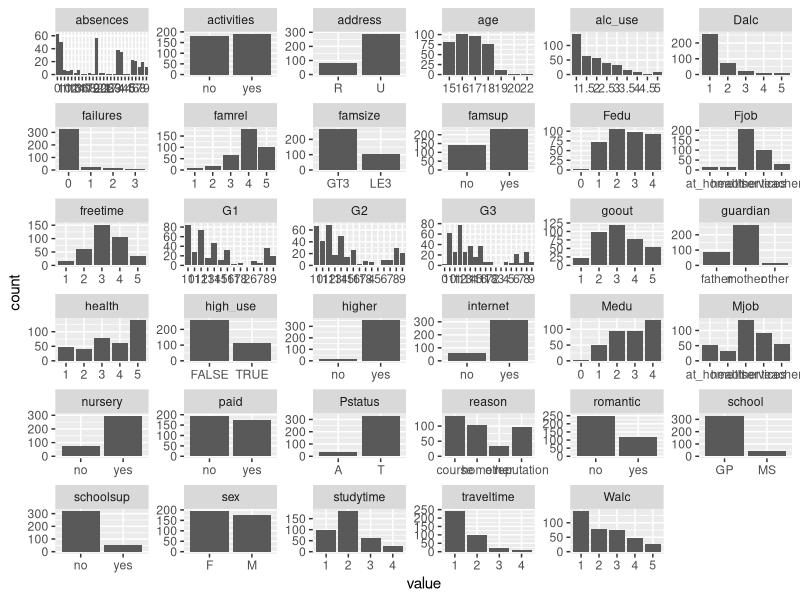
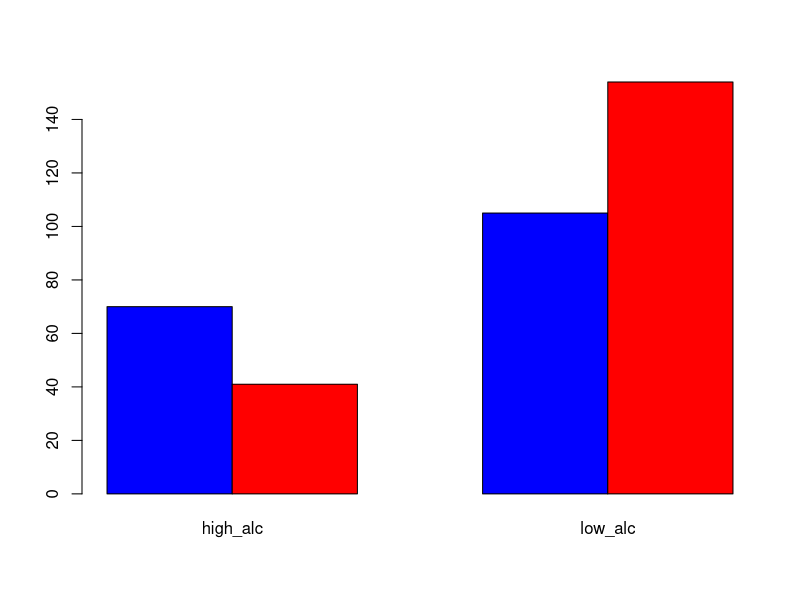
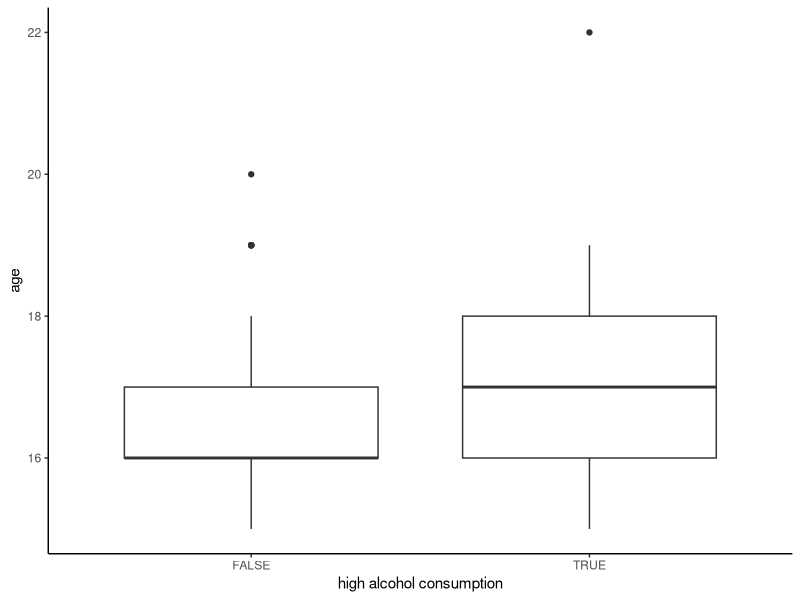
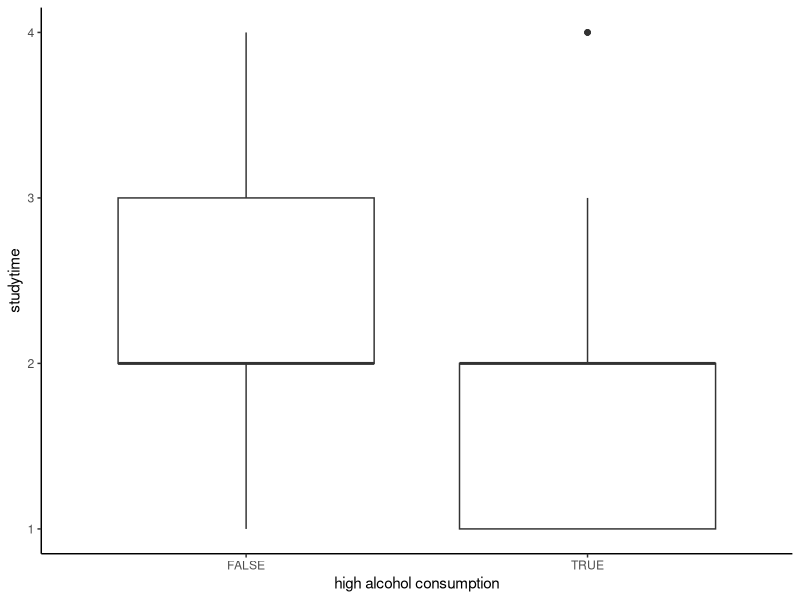
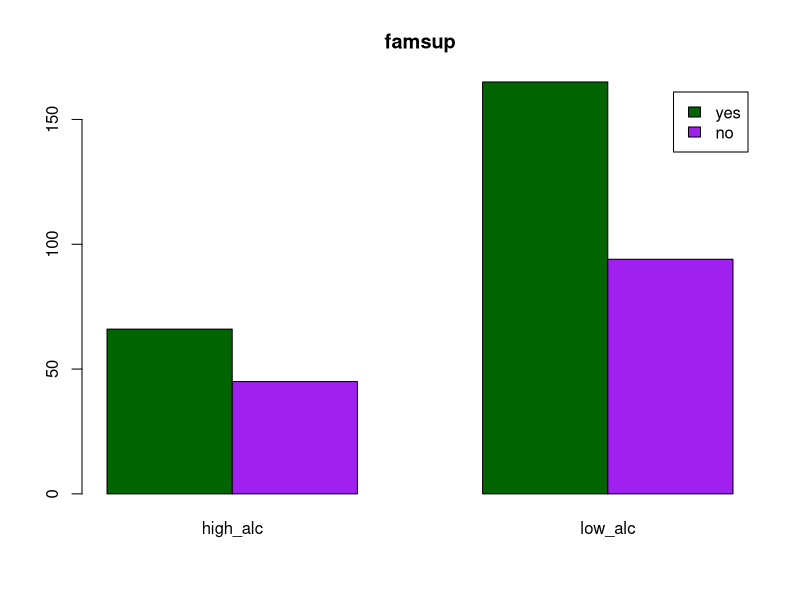

Write R code to recreate these figures, in order.
## ---- chunk 1
date()

# load libraries
library(ggplot2)
library(dplyr)
library(boot)
library(tidyr)
## ---- chunk 2
# load the alc dataset
alc <- read.table("data/alc.csv", sep = '\t', header = T)
# print out the names of the variables and describe the data set briefly
colnames(alc)
## ---- chunk 3
# draw a bar plot of each variable
gather(alc) %>% ggplot(aes(value)) + facet_wrap("key", scales = "free") + geom_bar()
## ---- chunk 4
# sex
data <- data.frame(sex = c("M", "F"), 
           high_alc = c(nrow(alc[alc$sex == "M" & alc$high_use == TRUE,]),
                        nrow(alc[alc$sex == "F" & alc$high_use == TRUE,])),
           low_alc = c(nrow(alc[alc$sex == "M" & alc$high_use == FALSE,]),
                       nrow(alc[alc$sex == "F" & alc$high_use == FALSE,])))
rownames(data) <- data[,1]
data <- data[,-1]
barplot(as.matrix(data) , beside=T,col=c("blue" , "red") , ylab="")

# age
ggplot(alc, aes(x = high_use, y = age)) +
  geom_boxplot() + xlab("high alcohol consumption") + ylab("age") +
  theme_classic()

# studytime
ggplot(alc, aes(x = high_use, y = studytime)) +
  geom_boxplot() + xlab("high alcohol consumption") + ylab("studytime") +
  theme_classic()

# famsup
data <- data.frame(famsup = c("yes", "no"), 
           high_alc = c(nrow(alc[alc$famsup == "yes" & alc$high_use == TRUE,]),
                        nrow(alc[alc$famsup == "no" & alc$high_use == TRUE,])),
           low_alc = c(nrow(alc[alc$famsup == "yes" & alc$high_use == FALSE,]),
                       nrow(alc[alc$famsup == "no" & alc$high_use == FALSE,])))
rownames(data) <- data[,1]
data <- data[,-1]
barplot(as.matrix(data) , legend.text = T, beside=T,col=c("darkgreen" , "purple"),
        ylab="", main= "famsup")
## ---- chunk 5
fit <- glm(high_use ~ sex + age + studytime + famsup , data = alc, family = "binomial")
summary(fit)



OR <- coef(fit) %>% exp
# compute confidence intervals (CI)
CI <- confint(fit)
CI
# print out the odds ratios with their confidence intervals
cbind(OR, CI)
## ---- chunk 6
fit1 <- glm(high_use ~ sex + age + studytime, data = alc, family = "binomial")
summary(fit1)
# predict() the probability of high_use
probabilities <- predict(fit1, type = "response")
# add the predicted probabilities to 'alc'
alc <- mutate(alc, probability = probabilities)
# use the probabilities to make a prediction of high_use
alc <- mutate(alc, prediction = probability > 0.5)
# tabulate the target variable versus the predictions
table(high_use = alc$high_use, prediction = alc$prediction)

# define a loss function (mean prediction error)
loss_func <- function(class, prob) {
  n_wrong <- abs(class - prob) > 0.5
  mean(n_wrong)
}

# call loss_func to compute the average number of wrong predictions in the (training) data
loss_func(class = alc$high_use, prob = alc$probability)
## ---- chunk 7
# K-fold cross-validation
cv <- cv.glm(data = alc, cost = loss_func, glmfit = fit1, K = 10)

# average number of wrong predictions in the cross validation
cv$delta[1]
